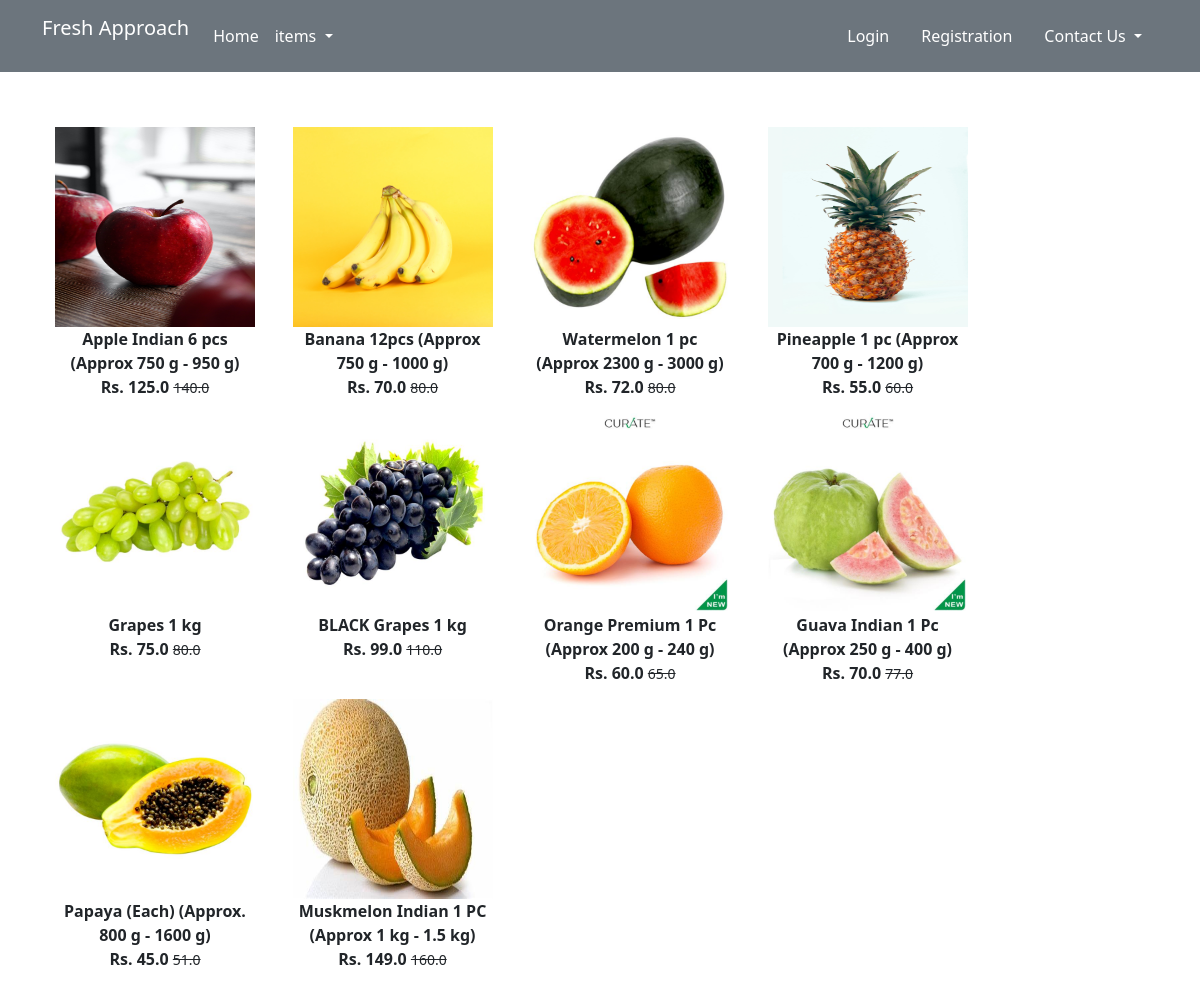
The page /fruits/ on the database as committed earlier.
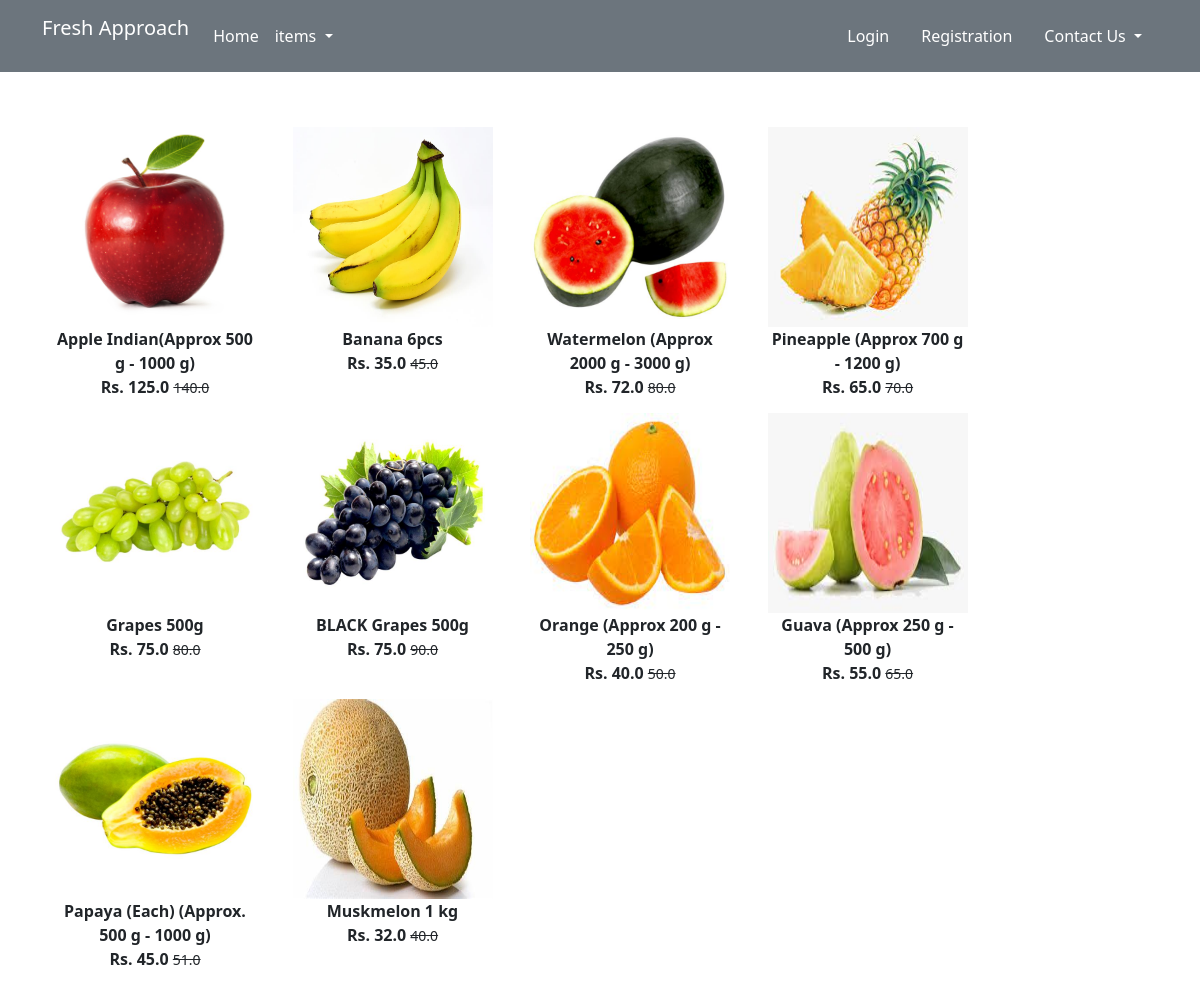
The same page on the database as committed later.
### app/models.py (models this page shows, shortened)
class Product(models.Model):
    title = models.CharField(max_length=100)
    selling_price = models.FloatField()
    discounted_price = models.FloatField()
    description = models.TextField()
    brand = models.CharField(max_length=100)
    category = models.CharField(choices=CATEGORY_CHOICES, max_length=2)
    product_image = models.ImageField(upload_to='productimg')

### app/views.py (the view)
# urls.py: path('fruits/', views.fruits, name='fruits'),
def fruits(request, data=None):
    if data == None:
        fruits = Product.objects.filter(category='F')
    return render(request, 'app/fruits.html', {'fruits': fruits})

### app/templates/app/fruits.html (shortened to what this page needs)
{% extends 'app/base.html' %}
{% load static %}
{% block main-content %}
<div class="container my-5">
 <div class="row">
  <div class="col-sm-10">
   <div class="row">
    {% for product in fruits %}
    <div class="col-sm-3 text-center mb-7">
     <a href="{% url 'product-detail' product.id %}" class="btn">
      <div class="item">
       <img src="{{product.product_image.url}}" alt="" height="200" width="200" class="">
       <div class="fw-bold">{{product.title}}</div>
       <div class="fw-bold">Rs. {{product.discounted_price}}
        <small class="fw-light text-decoration-line-through">{{product.selling_price}}</small>
       </div>
      </div>
     </a>
    </div>
    {% endfor %}
   </div>
  </div>
 </div>
</div>
{% endblock main-content %}

Rows that differ between the two databases and show on the page:
changed Product: product_image: a different picture; title "Apple Indian 6 pcs (Approx 750 g - 950 g)" → "Apple Indian(Approx 500 g - 1000 g)"
changed Product: product_image: a different picture; title "Banana 12pcs (Approx 750 g - 1000 g)" → "Banana 6pcs"; discounted_price "70.0" → "35.0"; selling_price "80.0" → "45.0"
changed Product: title "Watermelon 1 pc (Approx 2300 g - 3000 g)" → "Watermelon (Approx 2000 g - 3000 g)"
changed Product: product_image: a different picture; title "Pineapple 1 pc (Approx 700 g - 1200 g)" → "Pineapple (Approx 700 g - 1200 g)"; discounted_price "55.0" → "65.0"; selling_price "60.0" → "70.0"
changed Product: title "Grapes 1 kg" → "Grapes 500g"
changed Product: title "BLACK Grapes 1 kg" → "BLACK Grapes 500g"; discounted_price "99.0" → "75.0"; selling_price "110.0" → "90.0"
changed Product: product_image: a different picture; title "Orange Premium 1 Pc (Approx 200 g - 240 g)" → "Orange (Approx 200 g - 250 g)"; discounted_price "60.0" → "40.0"; selling_price "65.0" → "50.0"
changed Product: product_image: a different picture; title "Guava Indian 1 Pc (Approx 250 g - 400 g)" → "Guava (Approx 250 g - 500 g)"; discounted_price "70.0" → "55.0"; selling_price "77.0" → "65.0"
changed Product: title "Papaya (Each) (Approx. 800 g - 1600 g)" → "Papaya (Each) (Approx. 500 g - 1000 g)"
changed Product: title "Muskmelon Indian 1 PC (Approx 1 kg - 1.5 kg)" → "Muskmelon 1 kg"; discounted_price "149.0" → "32.0"; selling_price "160.0" → "40.0"
